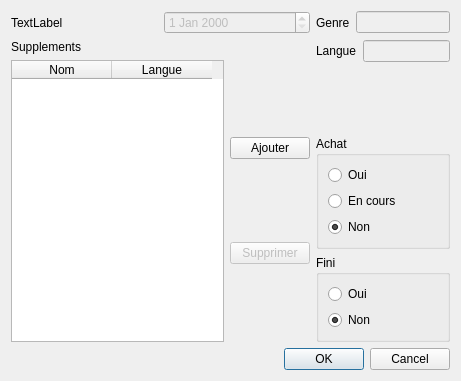
<?xml version="1.0" encoding="UTF-8"?>
<ui version="4.0">
 <class>FenetreJDR</class>
 <widget class="QDialog" name="FenetreJDR">
  <property name="geometry">
   <rect>
    <x>0</x>
    <y>0</y>
    <width>461</width>
    <height>381</height>
   </rect>
  </property>
  <property name="windowTitle">
   <string>Dialog</string>
  </property>
  <layout class="QGridLayout" name="gridLayout_2">
   <item row="3" column="2">
    <widget class="QGroupBox" name="g_achat">
     <property name="title">
      <string>Achat</string>
     </property>
     <layout class="QVBoxLayout" name="verticalLayout">
      <item>
       <widget class="QRadioButton" name="w_achat_oui">
        <property name="text">
         <string>Oui</string>
        </property>
       </widget>
      </item>
      <item>
       <widget class="QRadioButton" name="w_achat_encour">
        <property name="text">
         <string>En cours</string>
        </property>
       </widget>
      </item>
      <item>
       <widget class="QRadioButton" name="w_achat_non">
        <property name="text">
         <string>Non</string>
        </property>
        <property name="checked">
         <bool>true</bool>
        </property>
       </widget>
      </item>
     </layout>
    </widget>
   </item>
   <item row="4" column="2">
    <widget class="QGroupBox" name="g_fini">
     <property name="title">
      <string>Fini</string>
     </property>
     <layout class="QVBoxLayout" name="verticalLayout_2">
      <item>
       <widget class="QRadioButton" name="w_fini_oui">
        <property name="text">
         <string>Oui</string>
        </property>
       </widget>
      </item>
      <item>
       <widget class="QRadioButton" name="w_fini_non">
        <property name="text">
         <string>Non</string>
        </property>
        <property name="checked">
         <bool>true</bool>
        </property>
       </widget>
      </item>
     </layout>
    </widget>
   </item>
   <item row="0" column="1">
    <widget class="QDateEdit" name="w_sortie">
     <property name="enabled">
      <bool>false</bool>
     </property>
    </widget>
   </item>
   <item row="0" column="0">
    <widget class="QLabel" name="w_nom">
     <property name="text">
      <string>TextLabel</string>
     </property>
    </widget>
   </item>
   <item row="0" column="2">
    <layout class="QHBoxLayout" name="horizontalLayout">
     <item>
      <widget class="QLabel" name="label">
       <property name="text">
        <string>Genre</string>
       </property>
      </widget>
     </item>
     <item>
      <widget class="QLineEdit" name="w_genre">
       <property name="enabled">
        <bool>false</bool>
       </property>
      </widget>
     </item>
    </layout>
   </item>
   <item row="5" column="1" colspan="2">
    <widget class="QDialogButtonBox" name="buttonBox">
     <property name="orientation">
      <enum>Qt::Horizontal</enum>
     </property>
     <property name="standardButtons">
      <set>QDialogButtonBox::Cancel|QDialogButtonBox::Ok</set>
     </property>
    </widget>
   </item>
   <item row="1" column="2">
    <layout class="QHBoxLayout" name="horizontalLayout_2">
     <item>
      <widget class="QLabel" name="label_3">
       <property name="text">
        <string>Langue</string>
       </property>
      </widget>
     </item>
     <item>
      <widget class="QLineEdit" name="w_langue">
       <property name="enabled">
        <bool>false</bool>
       </property>
      </widget>
     </item>
    </layout>
   </item>
   <item row="1" column="0" rowspan="4" colspan="2">
    <layout class="QGridLayout" name="gridLayout">
     <item row="0" column="0">
      <widget class="QLabel" name="label_2">
       <property name="text">
        <string>Supplements</string>
       </property>
      </widget>
     </item>
     <item row="1" column="0">
      <widget class="QTableWidget" name="w_supplement">
       <attribute name="verticalHeaderVisible">
        <bool>false</bool>
       </attribute>
       <column>
        <property name="text">
         <string>Nom</string>
        </property>
       </column>
       <column>
        <property name="text">
         <string>Langue</string>
        </property>
       </column>
      </widget>
     </item>
     <item row="1" column="1">
      <layout class="QVBoxLayout" name="verticalLayout_3">
       <item>
        <widget class="QPushButton" name="w_ajouter">
         <property name="text">
          <string>Ajouter</string>
         </property>
        </widget>
       </item>
       <item>
        <widget class="QPushButton" name="w_supprimer">
         <property name="enabled">
          <bool>false</bool>
         </property>
         <property name="text">
          <string>Supprimer</string>
         </property>
        </widget>
       </item>
      </layout>
     </item>
    </layout>
   </item>
   <item row="2" column="2">
    <spacer name="verticalSpacer">
     <property name="orientation">
      <enum>Qt::Vertical</enum>
     </property>
     <property name="sizeHint" stdset="0">
      <size>
       <width>20</width>
       <height>40</height>
      </size>
     </property>
    </spacer>
   </item>
  </layout>
 </widget>
 <resources/>
 <connections>
  <connection>
   <sender>buttonBox</sender>
   <signal>accepted()</signal>
   <receiver>FenetreJDR</receiver>
   <slot>accept()</slot>
   <hints>
    <hint type="sourcelabel">
     <x>248</x>
     <y>254</y>
    </hint>
    <hint type="destinationlabel">
     <x>157</x>
     <y>274</y>
    </hint>
   </hints>
  </connection>
  <connection>
   <sender>buttonBox</sender>
   <signal>rejected()</signal>
   <receiver>FenetreJDR</receiver>
   <slot>reject()</slot>
   <hints>
    <hint type="sourcelabel">
     <x>316</x>
     <y>260</y>
    </hint>
    <hint type="destinationlabel">
     <x>286</x>
     <y>274</y>
    </hint>
   </hints>
  </connection>
 </connections>
</ui>
